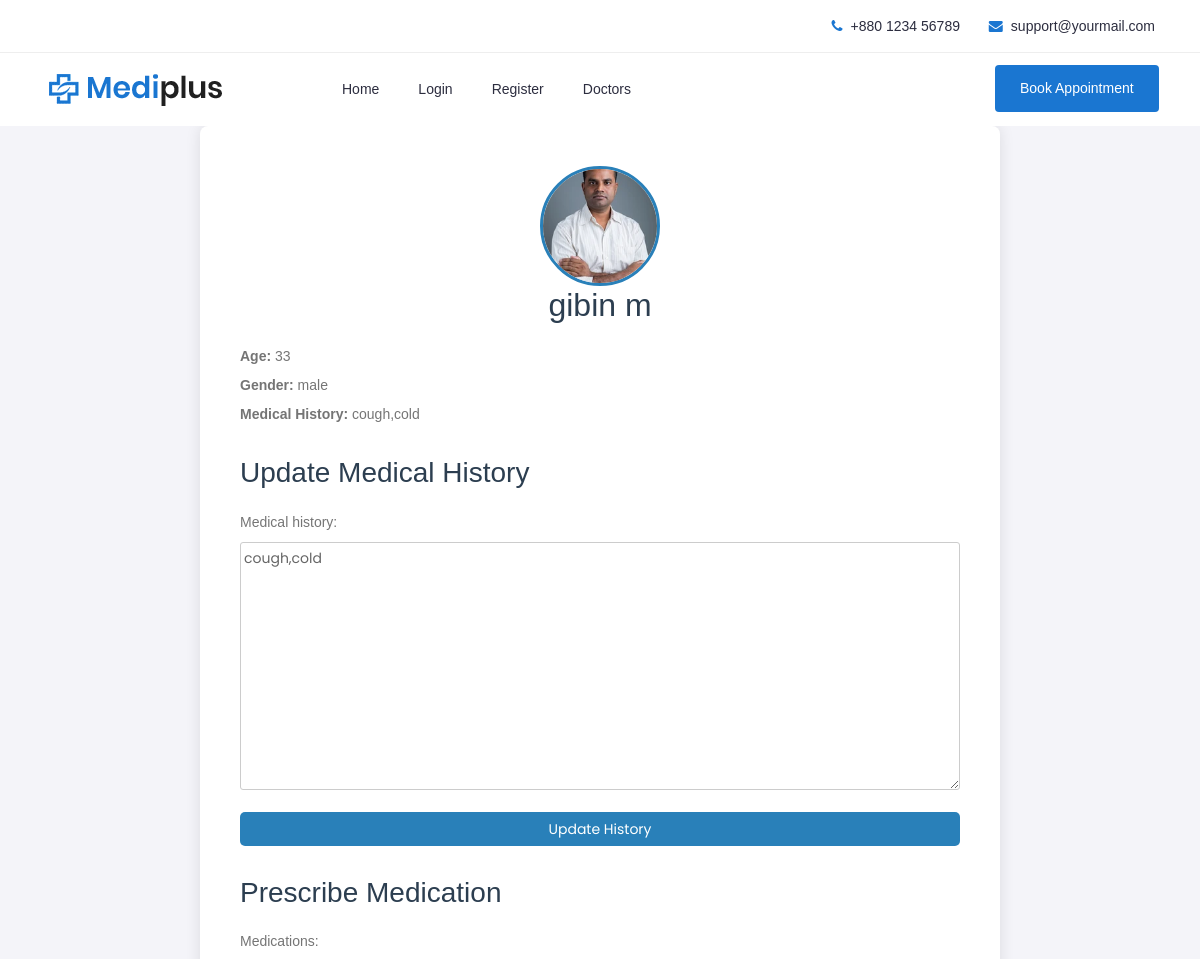
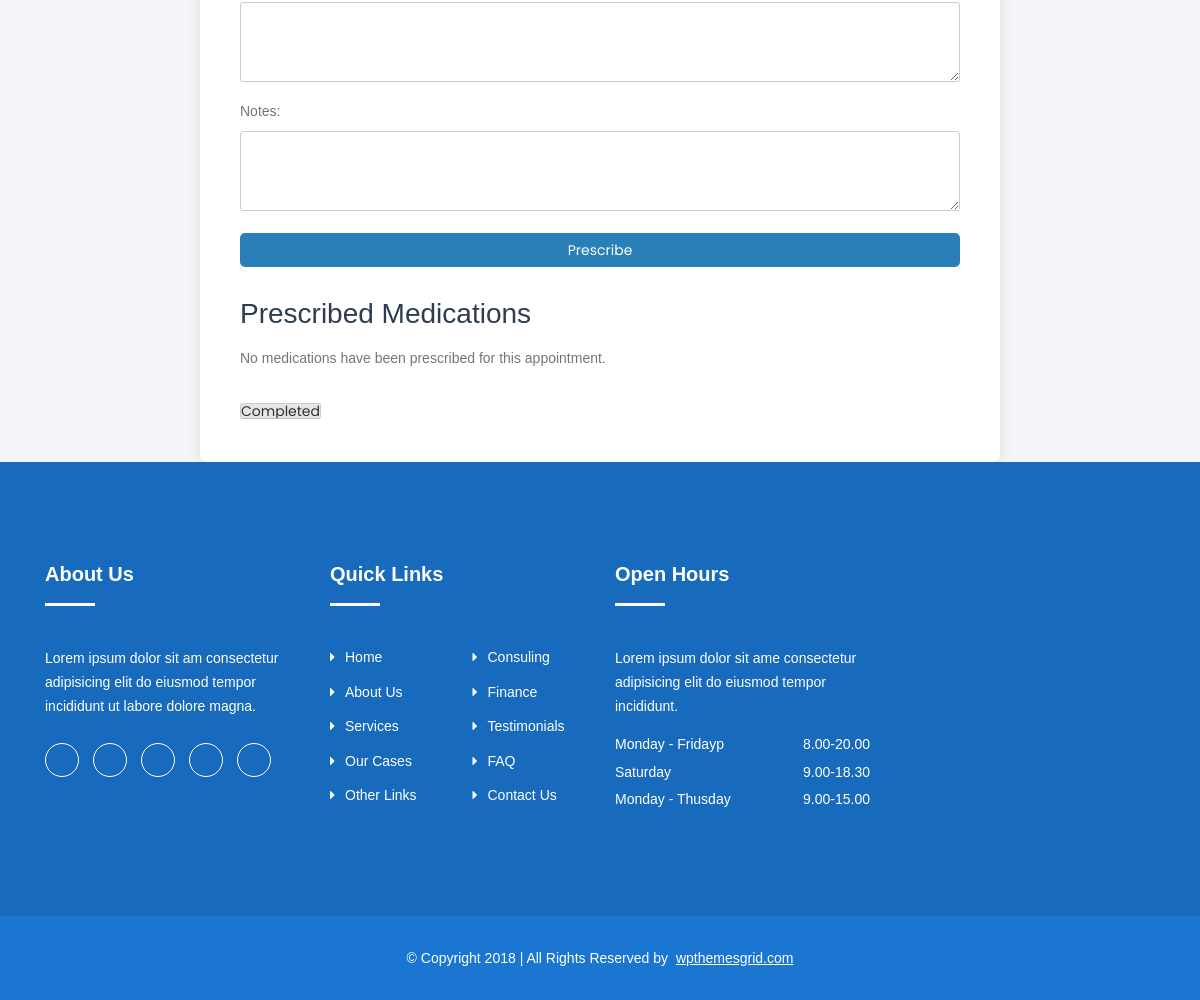
The app's page /doctor/patient/3/3 with its own data (2 pictures, top to bottom).
### appointments/models.py (models this page shows, shortened)
class Patient(models.Model):
    user = models.OneToOneField(User, on_delete=models.CASCADE)
    profile_pic = models.FileField(upload_to='patient_profile/', null=True, blank=True)
    phone_number = models.CharField(max_length=250)
    age = models.IntegerField(null=True, blank=True)
    dob = models.CharField(max_length=250, null=True, blank=True)
    gender = models.CharField(max_length=10, null=True, blank=True)
    address = models.TextField(blank=True, null=True)
    medical_history = models.TextField(blank=True, null=True)

### appointments/views.py (the view)
# urls.py: path('doctor/patient/<int:patient_id>/<int:appointment_id>', views.patient_detail, name='patient_detail'),
def patient_detail(request, patient_id, appointment_id):
    patient = get_object_or_404(Patient, id=patient_id)
    appointment = Appointment.objects.get(id=appointment_id)
    if appointment:
        prescriptions = Prescription.objects.filter(appointment=appointment)
    else:
        prescriptions = []
    print("Prescriptions fetched:", prescriptions)
    if request.method == 'POST' and 'update_history' in request.POST:
        history_form = MedicalHistoryUpdateForm(request.POST, instance=patient)
        if history_form.is_valid():
            history_form.save()
            return redirect('patient_detail', patient_id=patient.id, appointment_id=appointment.id)
    else:
        history_form = MedicalHistoryUpdateForm(instance=patient)
    if request.method == 'POST' and 'prescribe_medication' in request.POST:
        prescription_form = PrescriptionForm(request.POST)
        if prescription_form.is_valid():
            try:
                prescription = prescription_form.save(commit=False)
                prescription.doctor = appointment.doctor
                prescription.patient = appointment.patient
                prescription.appointment = appointment
                prescription.save()
                return redirect('patient_detail', patient_id=patient.id, appointment_id=appointment.id)
            except Exception as e:
                print("Error saving prescription:", str(e))
        else:
            print("Prescription form is not valid:", prescription_form.errors)
    else:
        prescription_form = PrescriptionForm()
    context = {
        'patient': patient,
        'prescriptions': prescriptions,
        'appointment': appointment,
        'history_form': history_form,
        'prescription_form': prescription_form,
    }
    return render(request, 'patient_detail.html', context)

### appointments/forms.py
class MedicalHistoryUpdateForm(forms.ModelForm):
    class Meta:
        model = Patient
        fields = ['medical_history']

class PrescriptionForm(forms.ModelForm):
    class Meta:
        model = Prescription
        fields = ['medications', 'notes']
    medications = forms.CharField(widget=forms.Textarea(attrs={'rows': 3}))
    notes = forms.CharField(widget=forms.Textarea(attrs={'rows': 3}), required=False)

### templates/patient_detail.html (shortened to what this page needs)
{% extends 'base.html' %}
{% load static %}
{% block content %}
    <div class="containers">
        <div class="profile-header">
            {% if patient.profile_pic %}
            <img src="{{ patient.profile_pic.url }}" alt="Profile Picture" class="profile-picture">
            {% endif %}
            <h2>{{ patient.user.first_name }} {{ patient.user.last_name }}</h2>
        </div>
        <div class="patient-info">
            <p><strong>Age:</strong> {{ patient.age }}</p>
            <p><strong>Gender:</strong> {{ patient.gender }}</p>
            <p><strong>Medical History:</strong> {{ patient.medical_history }}</p>
        </div>
        <div class="form-section">
            <h3>Update Medical History</h3>
            <form method="post">
                {{ history_form.as_p }}
                <button type="submit" name="update_history">Update History</button>
            </form>
        </div>
        <div class="form-section">
            <h3>Prescribe Medication</h3>
            <form method="post">
                {{ prescription_form.as_p }}
                <button type="submit" name="prescribe_medication">Prescribe</button>
            </form>
        </div>
        <div class="prescription-list">
            <h3>Prescribed Medications</h3>
            {% if prescriptions %}
                <p>Number of prescriptions: {{ prescriptions.count }}</p>
                <ul>
                    {% for prescription in prescriptions %}
                        <li>
                            <strong>Medications:</strong> {{ prescription.medications }}<br>
                            <strong>Notes:</strong> {{ prescription.notes|default:"No notes provided" }}
                        </li>
                    {% endfor %}
                </ul>
            {% else %}
                <p>No medications have been prescribed for this appointment.</p>
            {% endif %}
        </div>
        {% if appointment.status == 'Completed' %}
            <div class="completed">
                <h3>This has been marked completed</h3>
            </div>
        {% else %}
            <div class="completed">
                <form action="{% url 'appointment_completed' appointment.id patient.id %}" method="POST">
                    <input type="submit" value="Completed">
                </form>
            </div>
        {% endif %}
    </div>
{% endblock %}

### templates/patient_detail.html (style rules this page uses)
body { font-family: Arial, sans-serif; background-color: #f4f4f9; color: #333; line-height: 1.6; margin: 0; }
.containers { max-width: 800px; margin: auto; background: #fff; padding: 40px; border-radius: 8px; box-shadow: 0 0 15px rgba(0, 0, 0, 0.1); }
.profile-header { text-align: center; margin-bottom: 20px; }
.profile-picture { width: 120px; height: 120px; border-radius: 50%; object-fit: cover; border: 3px solid #2980b9; }
h1, h2, h3 { color: #2c3e50; margin-bottom: 15px; }
p { margin: 5px 0; }
.patient-info, .form-section, .prescription-list { margin-bottom: 30px; }
.form-section form { display: flex; flex-direction: column; }
.form-section button { background-color: #2980b9; color: #fff; border: none; padding: 10px; border-radius: 5px; cursor: pointer; margin-top: 10px; }

### records on screen
Patient: profile_pic (picture), user.first_name "gibin", user.last_name "m", age "33", gender "male", medical_history "cough,cold"
